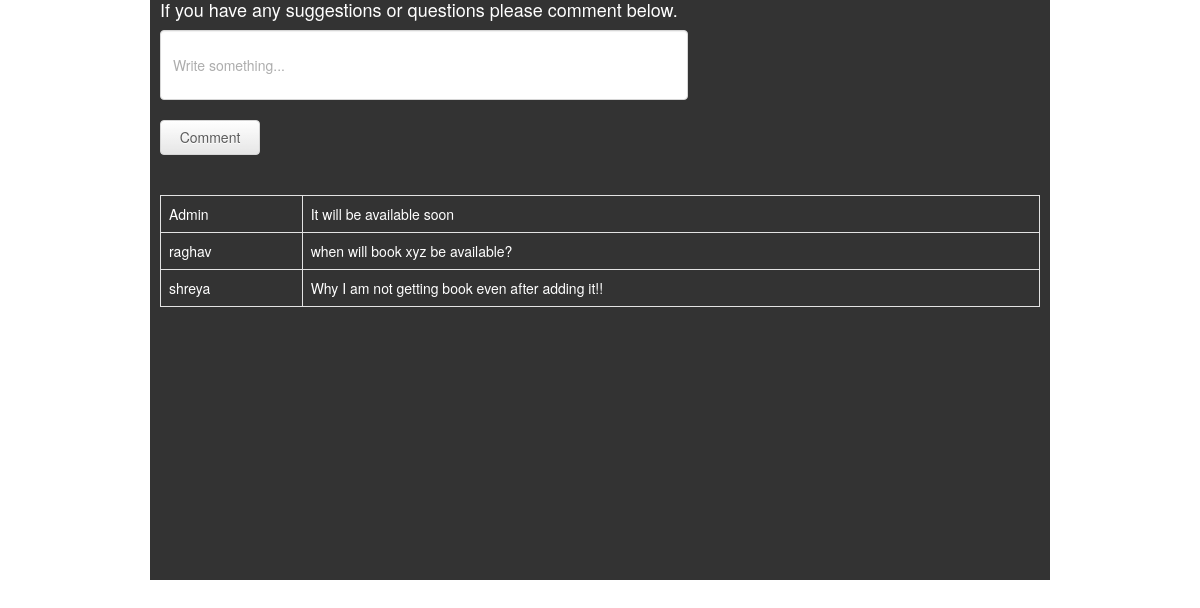
Page /feedback.php on the committed database.
### tables this page shows
CREATE TABLE `comments` (
  `id` int(100) NOT NULL,
  `username` varchar(100) NOT NULL,
  `comments` varchar(500) NOT NULL
);

### feedback.php (the view, shortened to what this page needs)
  <?php include "connection.php"; ?>
<!DOCTYPE html>
<html lang="en" dir="ltr">
  <head>
    <link rel="stylesheet" href="https://cdnjs.cloudflare.com/ajax/libs/font-awesome/4.7.0/css/font-awesome.min.css">
    <link rel="stylesheet" href="https://maxcdn.bootstrapcdn.com/bootstrap/3.3.7/css/bootstrap.min.css"
>
    <link rel="stylesheet" href="https://maxcdn.bootstrapcdn.com/bootstrap/3.3.7/css/bootstrap-theme.min.css"
>
  </head>
  <body>
      <div class="wrapper">
           <h4>If you have any suggestions or questions please comment below.</h4>
           <form style="" action="" method="post">
               <input class="form-control" type="text" name="comments" placeholder="Write something..."><br>
               <input class="btn btn-default" type="submit" name="submit" value="Comment" style="width: 100px; height: 35px;">
           </form>
   <br><br>
       <div class="scroll">
         <?php
              if(isset($_POST['submit']))
              {
                  $sql = "INSERT INTO `comments` VALUES('','$_SESSION[login_user]','$_POST[comments]');";
                  if(mysqli_query($db,$sql))
                  {
                      $q="SELECT * FROM `comments` ORDER BY `comments`.`id` DESC";
                      $res=mysqli_query($db,$q);
                      echo "<table class='table table-bordered'>";
                      while($row=mysqli_fetch_assoc($res))
                      {
                        echo "<tr>";
                              echo "<td>"; echo $row['username']; echo "</td>";
                              echo "<td>"; echo $row['comments']; echo "</td>";
                        echo "</tr>";
                      }
                  }
              }
              else {
                $q="SELECT * FROM `comments` ORDER BY `comments`.`id` DESC";
                $res=mysqli_query($db,$q);
                echo "<table class='table table-bordered'>";
                while($row=mysqli_fetch_assoc($res))
                {
                  echo "<tr>";
                        echo "<td>"; echo $row['username']; echo "</td>";
                        echo "<td>"; echo $row['comments']; echo "</td>";
                  echo "</tr>";
                }
              }
          ?>
          </div>
       </div>
  </body>
</html>

### feedback.php (style rules this page uses)
body { background-image: url("images/6.jpg"); background-position: center center; background-attachment: fixed; background-size: cover; }
.wrapper { padding: 10px; margin: -20px auto; width: 900px; height: 600px; background-color: black; opacity: .8; color:white; }
.form-control { height: 70px; width: 60%; }
.scroll { width:100%; height: 300px; overflow: auto; }

### rows in the picture
comments: username "Admin", comments "It will be available soon"
comments: username "raghav", comments "when will book xyz be available?"
comments: username "shreya", comments "Why I am not getting book even after adding it!!"
